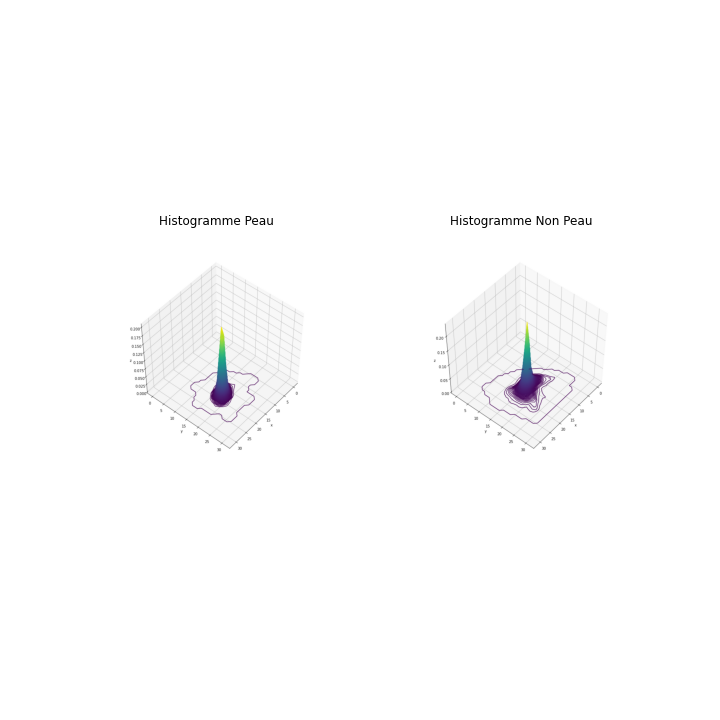
#> input picture hist_filtre.png, 720 x 720 px; its folder holds only this picture in this run
$ python detect.py --img hist_filtre.png
#> lines starting #> are read from the running program, lines starting #| are printed output that depends on the picture
#> further down, i_test is the input picture: shape (720, 720, 3); mean B, G, R 252.9, 252.7, 252.7
### fonctions_prediction_evaluation.py
from fonctions_apprentissage import *


# [4 lines left out: function evaluation_peau, not called in this run]


def evaluation_peau_bayes(a, b, Z_peau, Z_non_peau, t_p, t_n_p):
    u = Z_peau[a, b] * (t_p / (t_p + t_n_p))
    p_peau = u / (u + (Z_non_peau[a, b] * (t_n_p / (t_p + t_n_p))))
    return p_peau


# [10 lines left out: function peau_normale, not called in this run]


def detection_peau(img, Z_peau, Z_non_peau, ECHELLE, t_p, t_n_p, seuil, COLOR):
    # On converti dans l'espace lab
#> called with ECHELLE = 32, t_p = 40599139, t_n_p = 42927386, seuil = 0.4, COLOR = 0
    if COLOR == 0:
        img_lab = cv.cvtColor(img, cv.COLOR_RGB2LAB)
#> img_lab: shape (720, 720, 3); mean of channels 0, 1, 2 252.9, 128.1, 127.9
    else:
        img_lab = cv.cvtColor(img, cv.COLOR_RGB2HSV)

    # On modifie les intervalles de a et b
    temp = [0] * 256
    for i in range(256):
        temp[i] = floor(i / (256 / ECHELLE))

    h, w, d = img_lab.shape
#> h = 720; w = 720; d = 3
    image = np.asarray(np.zeros((h, w, d), dtype=np.uint8))

    for i in range(h):
        for j in range(w):
            for k in range(1, 3):
                image[i, j][k] = temp[img_lab[i, j][k]]
            image[i, j][0] = img_lab[i, j][0]
#> image: shape (720, 720, 3); mean of channels 0, 1, 2 252.9, 16, 16
    img_lab = image

    # On détecte la peau en mettant à 0 les pixels non peau
    for i in range(h):
        for j in range(w):
            if not evaluation_peau_bayes(img_lab[i, j][1], img_lab[i, j][2], Z_peau, Z_non_peau, t_p, t_n_p) >= seuil:
                for k in range(0, 3):
                    img[i, j][k] = 0
#> img: shape (720, 720, 3); every value is 0

    return img


# Fonction d'évaluation
# [28 lines left out: function evaluation, not called in this run]

### detect.py
import cv2 as cv
import sys
import argparse

import matplotlib
import notebook as notebook
from termcolor import colored
import matplotlib.pyplot as plt
import numpy as np
from math import *
import os
from mpl_toolkits import mplot3d
from fonctions_apprentissage import *
from fonctions_prediction_evaluation import *
# %matplotlib notebook


if __name__ == '__main__':
    try:
        Z_p = np.loadtxt('h_peau.txt')
        Z_n_p = np.loadtxt('h_non_peau.txt')
        t_peau = np.loadtxt('t_peau.txt')
    except:
        print(colored('Vous devez d\'abord effectuer l\'apprentissage ou initialiser l\'application', 'red'))
        print(colored('Referez-vous à la documentation', 'red'))
        sys.exit(0)

    RANGE = t_peau[2]
    t_p = t_peau[0]
    t_n_p = t_peau[1]
    COLOR = t_peau[3]

    parser = argparse.ArgumentParser()

    parser.add_argument("-t", "--threshold", required=False, help="Seuil de détection (Par défaut 0.4")
    parser.add_argument("-i", "--img", required=True, help="chemin vers l'image")
    parser.add_argument("-m", "--mask", required=False, help="Chemin vers le masque")

    args = vars(parser.parse_args())

    img_test = args["img"]
    mask_test = args["mask"]
    threshold = 0.4 if args["threshold"] is None else float(args["threshold"])

    i_test = cv.imread(img_test)
    i_test = cv.cvtColor(i_test, cv.COLOR_BGR2RGB)
    i_mask = []
    if mask_test is not None:
        i_mask = cv.imread(mask_test, cv.IMREAD_GRAYSCALE)

    fig = plt.figure(figsize=(10, 10))
    fig.add_subplot(2, 2, 1)
    plt.imshow(i_test)
    plt.title('image originale')
    plt.axis("off")

    fig.add_subplot(2, 2, 2)
    plt.imshow(detection_peau(i_test.copy(), Z_p, Z_n_p, RANGE, t_p, t_n_p, threshold, COLOR))
    plt.title('peau détecté')
    plt.axis("off")

    if mask_test is not None:
        fig.add_subplot(2, 2, 3)
        plt.imshow(i_mask, cmap='gray')
        plt.title('Masque')
        plt.axis("off")

        ax = plt.subplot(2, 2, 4)
        plt.imshow(peau_normale(i_test.copy(), i_mask, 100))
        plt.title('Résultat attendu')
        plt.axis("off")

    print(colored('Appuyer sur la touche 0 pour fermer l\'image', 'green'))
    print()

    plt.savefig('result.png')
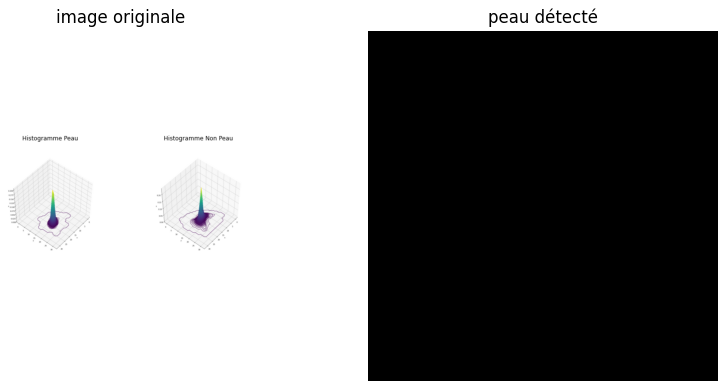
#> figure drawn by matplotlib, 2 panels
    cv.imshow('Résultat de la détection', cv.resize(cv.imread('result.png') , (600, 600), interpolation=cv.INTER_AREA))
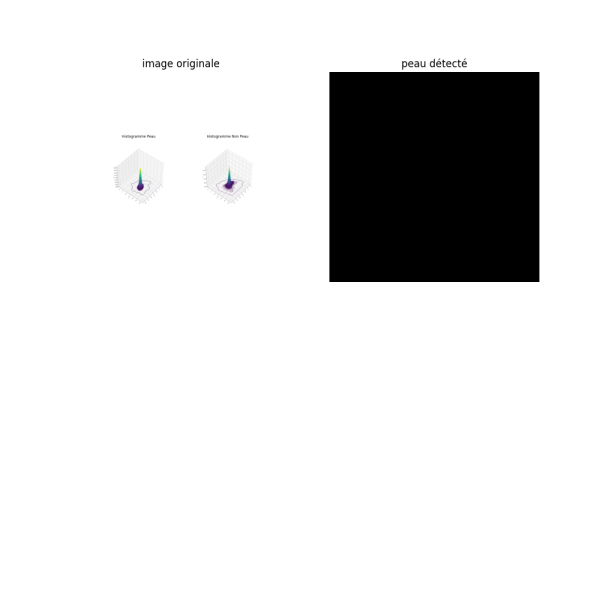
#> window 'Résultat de la détection': shape (600, 600, 3); mean B, G, R 223.3, 223.2, 223.2
    cv.waitKey(0)
    cv.destroyAllWindows()
